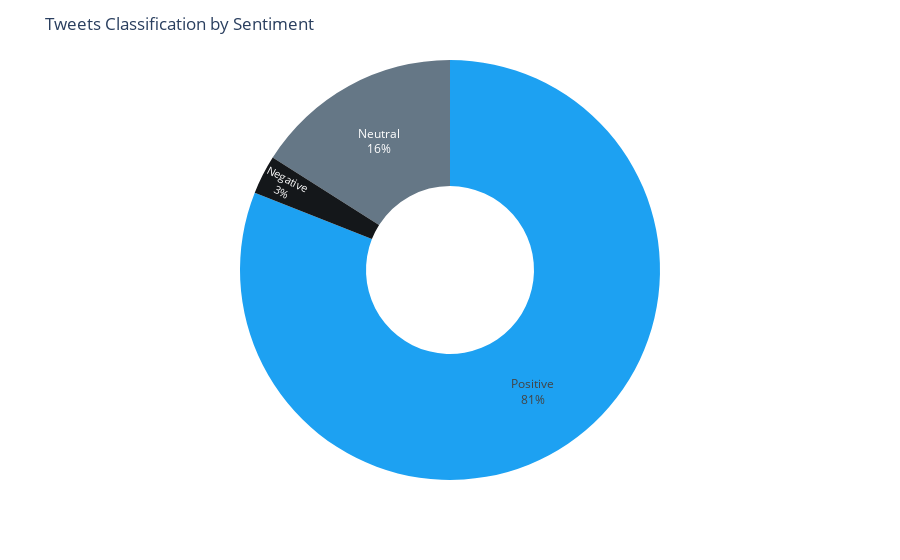

This figure's notebook cell:
### Code cell
# Approach 1 

df1 = df.groupby('Analysis').count()[['Tweet']].reset_index()
#print(df1)
fig = px.pie(df1, 
             values='Tweet', 
             names='Analysis', 
             color='Analysis', 
             color_discrete_map={'Positive': blue,
                                 'Negative': black,
                                 'Neutral': dark_gray}, 
              hole=.4, 
            )
fig.update_traces(textposition='inside', textinfo='percent+label')
fig.update(layout_title_text='Tweets Classification by Sentiment',
           layout_showlegend=False)
fig.show()

### Figure 1 — Plotly figure (JSON) as saved in the notebook; plotly's stock layout.template omitted (floating-point values rounded to 4 significant figures)
{"data": [{"customdata": [["Negative"], ["Neutral"], ["Positive"]], "domain": {"x": [0, 1], "y": [0, 1]}, "hole": 0.4, "hovertemplate": "Analysis=%{label}<br>Tweet=%{value}<extra></extra>", "labels": ["Negative", "Neutral", "Positive"], "legendgroup": "", "marker": {"colors": ["#14171A", "#657786", "#1DA1F2"]}, "name": "", "showlegend": true, "textinfo": "percent+label", "textposition": "inside", "type": "pie", "values": [3, 16, 81]}], "layout": {"legend": {"tracegroupgap": 0}, "margin": {"t": 60}, "showlegend": false, "title": {"text": "Tweets Classification by Sentiment"}}}
